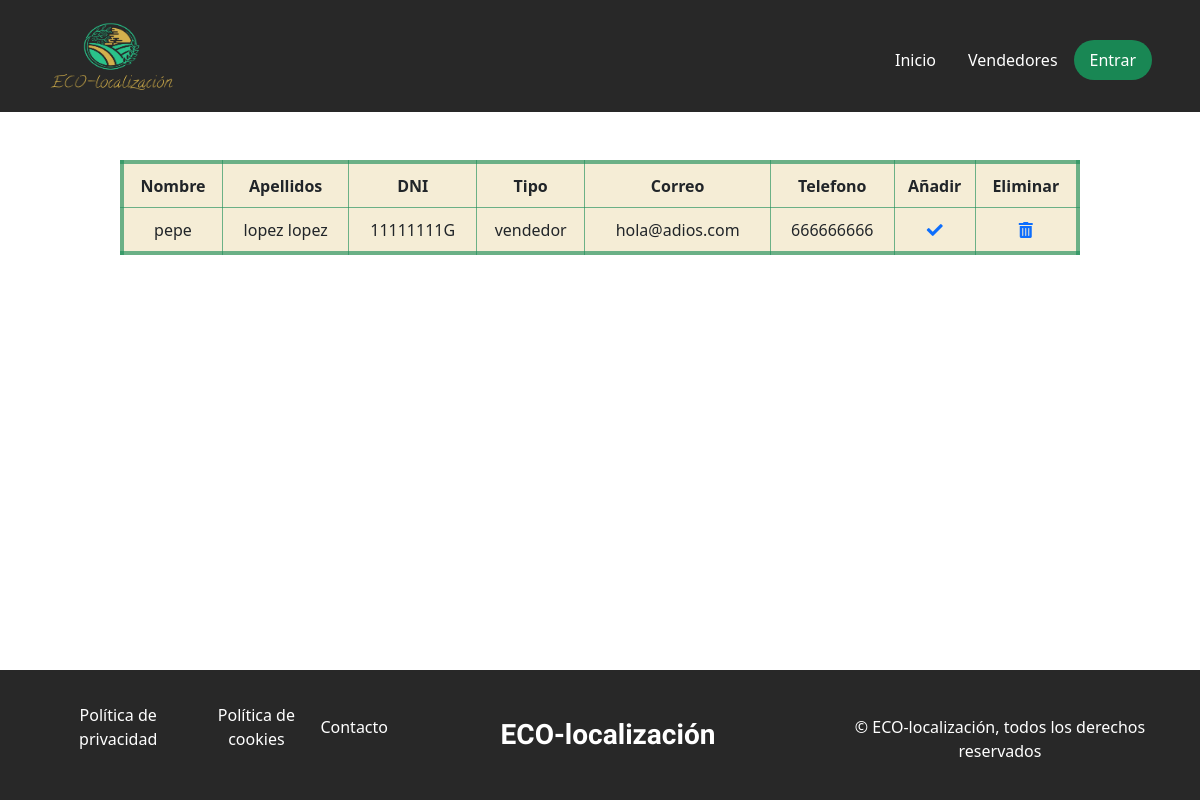
Before: /gestion_cuentas/index.php with the older database file.
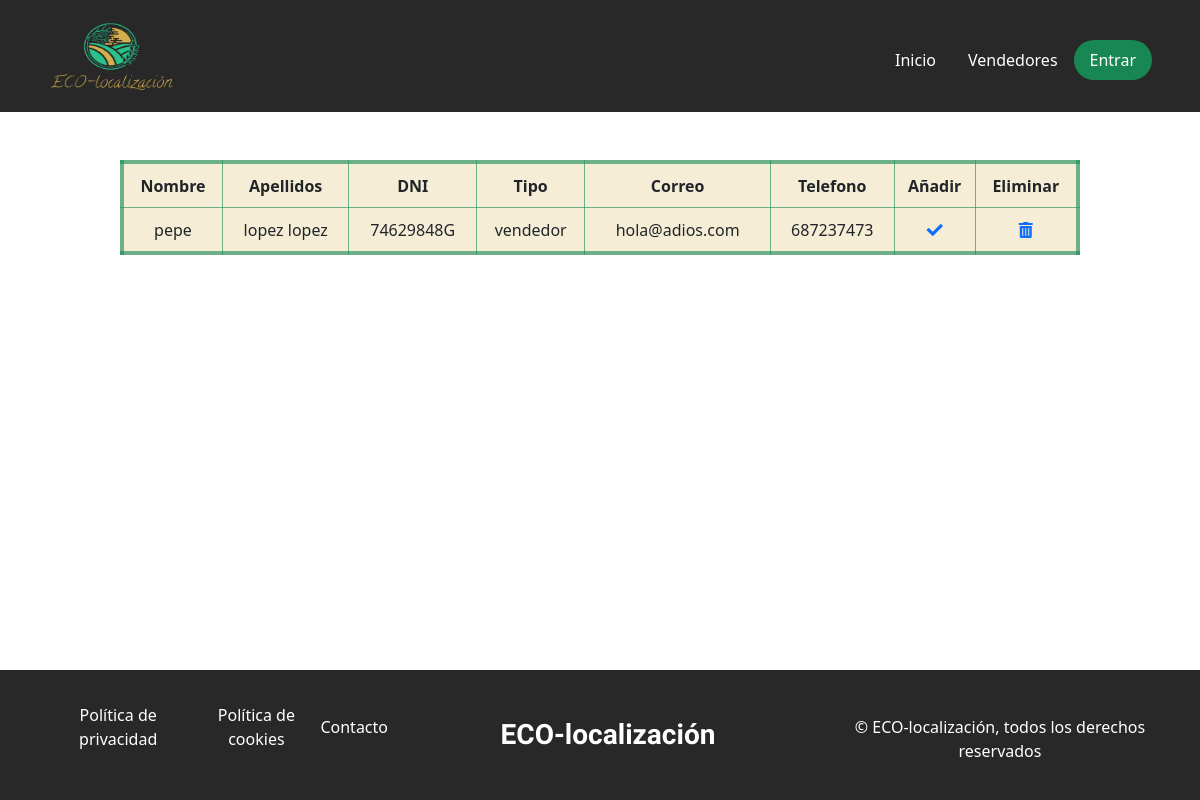
After: the same page with the newer database file.
### tables this page shows
CREATE TABLE `clientes` (
  `id` int(5) NOT NULL,
  `usuario` varchar(20) NOT NULL,
  `contrasena` varchar(20) NOT NULL,
  `nombre` varchar(20) NOT NULL,
  `apellidos` varchar(35) NOT NULL,
  `dni` varchar(9) NOT NULL,
  `correo` varchar(20) NOT NULL,
  `telefono` int(9) NOT NULL,
  `tipo` enum('vendedor','cliente','administrador') NOT NULL DEFAULT 'cliente',
  `confirmado` tinyint(1) NOT NULL DEFAULT 0,
  `ciudad` varchar(30) NOT NULL,
  `localidad` varchar(30) NOT NULL,
  `direccion` varchar(50) NOT NULL,
  `cp` int(5) NOT NULL
);

### gestion_cuentas/operacionesGenerales.php (called while the page is built, shortened)
<?php include_once "../php/databaseManagement.inc.php";
    function obtenerNuevos(){
        try {
            $con = new PDO("mysql:host=" . $GLOBALS['servidor'] . ";dbname=" . $GLOBALS['baseDatos'], $GLOBALS['user'], $GLOBALS['pass']);
            $sql = $con->prepare("SELECT * from clientes WHERE confirmado = '0' AND tipo = 'vendedor';");
            $sql->execute();
            $miArray = [];
            while ($row = $sql->fetch(PDO::FETCH_ASSOC)) {
                $miArray[] = $row;
            }
        } catch (PDOException $e) {
            header("location: ../php/error.php");
        }
        return $miArray;
    }
?>

### gestion_cuentas/index.php (the view, shortened to what this page needs)
<!DOCTYPE html>
<html lang="es">
<head>
    <link rel="stylesheet" href="../fontawesome-free-5.15.4-web/css/all.min.css">
    <link rel="stylesheet" href="../css/bootstrap.min.css">
    <link rel="stylesheet" href="../css/headers.css">
    <link rel="stylesheet" href="../css/gestiones.css">
</head>
<body>
<header class="d-flex flex-wrap justify-content-center py-3 cabecera">
        <a href="../index.php" class="me-md-auto ms-5">
            <img src="../img/Captura-removebg-preview.png" class="logo">
        </a>
        <ul class="nav nav-pills mt-4">
            <li class="nav-item"><a href="../index.php" class="nav-link text-white">Inicio</a></li>
            <li class="nav-item"><a href="../vendedores/index.php" class="nav-link text-white">Vendedores</a></li>
            <?php
                if(isset($_SESSION['sesion_iniciada']) == true ){
                    $tipo = session_id();
                    if($tipo=="vendedor"){
                        echo "<li class='nav-item'><a href='../administracion_productos/ventas.php' class='nav-link text-white'>Ventas</a></li>";
                        echo "<li class='nav-item'><a href='../administracion_productos/index.php' class='nav-link text-white'>Administrar productos</a></li>";
                    }
                    if($tipo=="administrador"){
                        echo "<li class='nav-item dropdown'>";
                            echo "<a class='nav-link dropdown-toggle text-white' href='#' id='navbarDropdown' role='button' data-bs-toggle='dropdown' aria-expanded='false'>";
                                echo "Gestiones";
                            echo "</a>";
                            echo "<ul class='dropdown-menu' aria-labelledby='navbarDropdown'>";
                                echo "<li><a class='dropdown-item' href='index.php'>Nuevos vendedores</a></li>";
                                echo "<li><a class='dropdown-item' href='../atencion_cliente/index.php'>Atención al cliente</a></li>";
                            echo "</ul>";
                        echo "</li>";
                    }
                    echo "<li class='nav-item me-md-auto'><a href='../cerrarSesion.php' class='nav-link active bg-secondary rounded-pill me-5' aria-current='page'>Cerrar sesión</a></li>";
                }else{
                    echo "<li class='nav-item me-md-auto'><a href='../registro/index.php' class='nav-link active bg-success rounded-pill me-5' aria-current='page'>Entrar</a></li>";
                }
            ?>
        </ul>
    </header>
    <section>
        <article>
            <div class="row">
                <div>
                    <table class="fixed_headers mt-5">
                        <thead>
                            <tr>
                                <th>Nombre</th>
                                <th>Apellidos</th>
                                <th>DNI</th>
                                <th>Tipo</th>
                                <th>Correo</th>
                                <th>Telefono</th>
                                <th>Añadir</th>
                                <th>Eliminar</th>
                            </tr>
                        </thead>
                        <tbody>
                            <?php include_once "operacionesGenerales.php";
                                $usuarios = obtenerNuevos();
                                for ($i=0;$i<sizeof($usuarios);$i++){
                                    echo "<tr>";
                                        echo "<td>".$usuarios[$i]['nombre']."</td>";
                                        echo "<td>".$usuarios[$i]['apellidos']."</td>";
                                        echo "<td>".$usuarios[$i]['dni']."</td>";
                                        echo "<td>".$usuarios[$i]['tipo']."</td>";
                                        echo "<td>".$usuarios[$i]['correo']."</td>";
                                        echo "<td>".$usuarios[$i]['telefono']."</td>";
                                        echo "<td><a href='confirmarUsuario.php?varId=".$usuarios[$i]["id"]."'><i class='fas fa-solid fa-check'></i></a></td>";
                                        echo "<td><a href='eliminarUsuario.php?varId=".$usuarios[$i]["id"]."'><i class='fas fa-trash-alt'></i></a></td>";
                                    echo "</tr>";
                                }
                            ?>
                        </tbody>
                    </table>
                </div>
            </div>
        </article>
    </section>
    <footer class="d-flex text-white cabecera position-absolute bottom-0 end-0 w-100">
        <div class="container-fluid py-3">
            <div class="row justify-content-around align-items-center text-center">
                <div class="col-xl-4 col-sm-12">
                    <ul class="d-flex lista justify-content-around align-items-center">
                        <li><a class="text-decoration-none text-white" href="../politica/privacidad.php">Política de privacidad</a></li>
                        <li><a class="text-decoration-none text-white" href="../politica/cookies.php">Política de cookies</a></li>
                        <li><a class="text-decoration-none text-white" href="../politica/contacto.php">Contacto</a></li>
                    </ul>
                </div>
                <div class="col-xl-4 col-sm-12">
                    <a href="../index.php" class="text-decoration-none">
                        <h3 class="text-white text-center">ECO-localización</h3>
                    </a>
                </div>
                <div class="col-xl-4 mt-4 col-sm-12">
                    <p>© ECO-localización, todos los derechos reservados</p>
                </div>
            </div>
        </div>
    </footer>
</body>
</html>

### css/headers.css (style rules this page uses)
.logo { width:8rem; height: 5rem; }
h3 { font-family: 'Calligraffitti', cursive; font-weight: bold; margin-top: 2rem; margin-bottom: 2rem; margin-left: 1rem; }
.cabecera { background-color: rgb(40,40,40); }
.lista { list-style: none; }

### css/gestiones.css (style rules this page uses)
table { border: 4px #208f5ba4 solid; background-color: #d3af4d3a; width: 80%; margin-left: 10%; text-align: center; }
td,th { padding: 1%; border: 1px #208f5ba4 solid; }

Changed rows visible on the page:
changed clientes "pepe": dni "11111111G" → "74629848G"; telefono "666666666" → "687237473"
